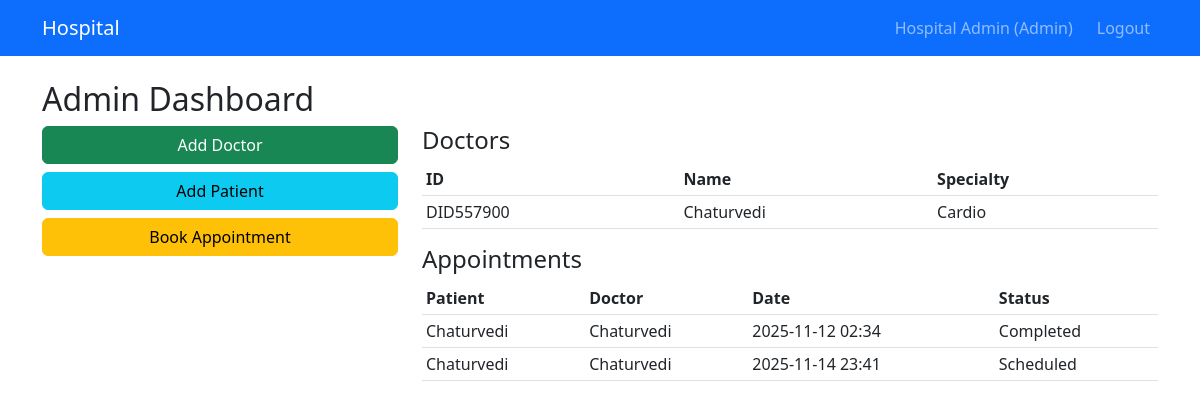
Page /admin (signed in) on the committed database.
### models.py (models this page shows, shortened)
class User(UserMixin, db.Model):
    id = db.Column(db.String(10), primary_key=True)
    username = db.Column(db.String(50), unique=True, nullable=False)
    password = db.Column(db.String(255), nullable=False)
    role = db.Column(db.String(20), nullable=False)
    email = db.Column(db.String(100), unique=True, nullable=False)
    name = db.Column(db.String(100))
    specialty = db.Column(db.String(100))
    created_at = db.Column(db.DateTime, default=datetime.utcnow)

class Appointment(db.Model):
    id = db.Column(db.Integer, primary_key=True)
    patient_id = db.Column(db.String(10), db.ForeignKey('user.id'), nullable=False)
    doctor_id = db.Column(db.String(10), db.ForeignKey('user.id'), nullable=False)
    date = db.Column(db.DateTime, nullable=False)
    status = db.Column(db.String(20), default='Scheduled')
    reason = db.Column(db.Text)
    report = db.Column(db.Text)
    patient = db.relationship('User', foreign_keys=[patient_id])
    doctor = db.relationship('User', foreign_keys=[doctor_id])

### app.py (the view)
@app.route('/admin')
@login_required
def admin_dashboard():
    if current_user.role != 'admin':
        return redirect(url_for('login'))
    doctors = User.query.filter_by(role='doctor').all()
    patients = User.query.filter_by(role='patient').all()
    appointments = Appointment.query.all()
    return render_template('admin/dashboard.html', doctors=doctors, patients=patients, appointments=appointments)

### app.py (called while the page is built, shortened)
@login_manager.user_loader
def load_user(user_id):
    return User.query.get(user_id)

def init_db_on_first_request():
    if 'db_initialized' not in g:
        db.create_all()
        g.db_initialized = True

@app.before_request
def before_request():
    init_db_on_first_request()

### templates/admin/dashboard.html
{% extends "base.html" %}
{% block content %}
<h2>Admin Dashboard</h2>
<div class="row">
    <div class="col-md-4">
        <a href="{{ url_for('add_doctor') }}" class="btn btn-success w-100 mb-2">Add Doctor</a>
        <a href="{{ url_for('add_patient') }}" class="btn btn-info w-100 mb-2">Add Patient</a>
        <a href="{{ url_for('admin_book_appointment') }}" class="btn btn-warning w-100">Book Appointment</a>
    </div>
    <div class="col-md-8">
        <h4>Doctors</h4>
        <table class="table table-sm">
            <tr><th>ID</th><th>Name</th><th>Specialty</th></tr>
            {% for d in doctors %}
            <tr><td>{{ d.id }}</td><td>{{ d.name }}</td><td>{{ d.specialty }}</td></tr>
            {% endfor %}
        </table>
        <h4>Appointments</h4>
        <table class="table table-sm">
            <tr><th>Patient</th><th>Doctor</th><th>Date</th><th>Status</th></tr>
            {% for a in appointments %}
            <tr><td>{{ a.patient.name }}</td><td>{{ a.doctor.name }}</td><td>{{ a.date.strftime('%Y-%m-%d %H:%M') }}</td><td>{{ a.status }}</td></tr>
            {% endfor %}
        </table>
    </div>
</div>
{% endblock %}

### templates/base.html (shortened to what this page needs)
<!DOCTYPE html>
<html>
<head>
    <link href="https://cdn.jsdelivr.net/npm/bootstrap@5.3.0/dist/css/bootstrap.min.css" rel="stylesheet">
</head>
<body>
    <nav class="navbar navbar-expand-lg navbar-dark bg-primary">
        <div class="container">
            <a class="navbar-brand" href="#">Hospital</a>
            {% if current_user.is_authenticated %}
            <div class="navbar-nav ms-auto">
                <span class="navbar-text me-3">{{ current_user.name }} ({{ current_user.role|capitalize }})</span>
                <a class="nav-link" href="{{ url_for('logout') }}">Logout</a>
            </div>
            {% endif %}
        </div>
    </nav>
    <div class="container mt-4">
        {% block content %}{% endblock %}
    </div>
</body>
</html>

### rows in the picture
User: name "Hospital Admin", role "Admin"
User: id "DID557900", name "Chaturvedi", specialty "Cardio"
Appointment: patient.name "Chaturvedi", doctor.name "Chaturvedi", date "2025-11-12 02:34", status "Completed"
Appointment: patient.name "Chaturvedi", doctor.name "Chaturvedi", date "2025-11-14 23:41", status "Scheduled"
